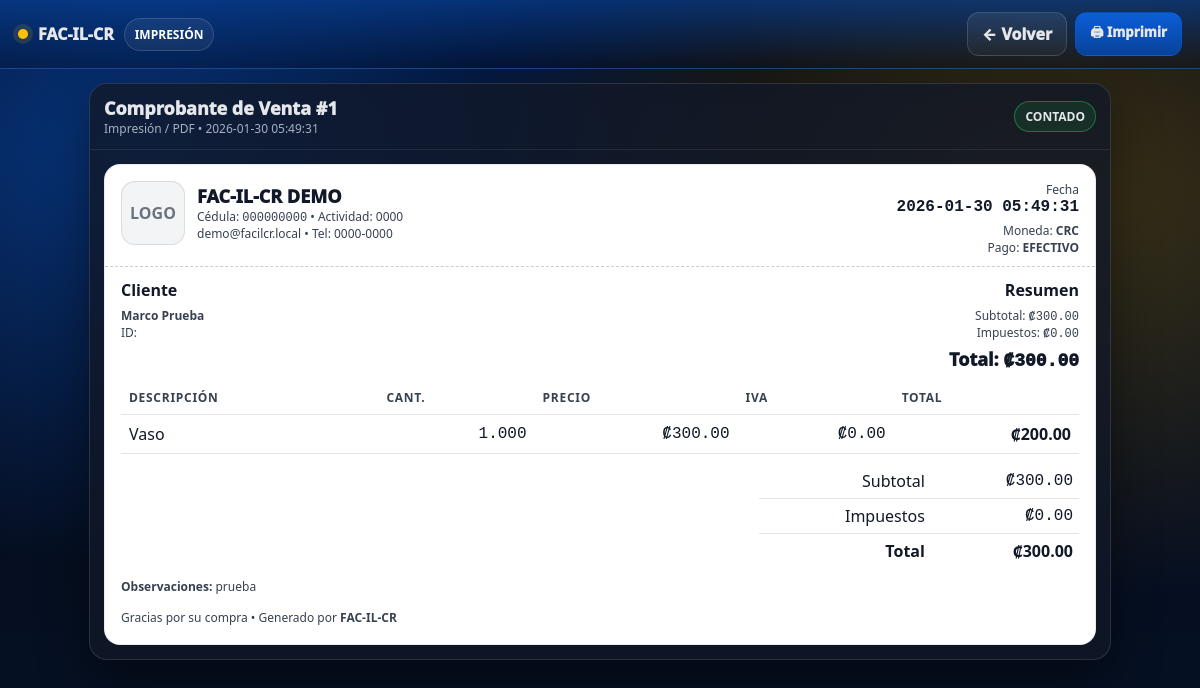
The page /ventas_imprimir.php?id=1 (signed in) on the database its author committed.
### tables this page shows
CREATE TABLE `ventas` (
  `id` bigint(20) NOT NULL,
  `empresa_id` int(11) NOT NULL DEFAULT 1,
  `sucursal_id` int(11) DEFAULT NULL,
  `cliente_id` int(11) DEFAULT NULL,
  `usuario_id` int(11) DEFAULT NULL,
  `tipo` enum('COTIZACION','PEDIDO','VENTA') NOT NULL DEFAULT 'VENTA',
  `moneda` varchar(3) NOT NULL DEFAULT 'CRC',
  `tipo_cambio` decimal(18,5) NOT NULL DEFAULT 1.00000,
  `condicion_venta` enum('CONTADO','CREDITO') NOT NULL DEFAULT 'CONTADO',
  `plazo_credito` int(11) DEFAULT NULL,
  `medio_pago` enum('EFECTIVO','TARJETA','TRANSFERENCIA','SINPE','OTRO') NOT NULL DEFAULT 'EFECTIVO',
  `referencia_pago` varchar(60) DEFAULT NULL,
  `fe_documento_id` bigint(20) DEFAULT NULL,
  `facturada_at` timestamp NULL DEFAULT NULL,
  `estado` enum('ABIERTA','FACTURADA','ANULADA') NOT NULL DEFAULT 'ABIERTA',
  `subtotal` decimal(18,2) NOT NULL DEFAULT 0.00,
  `descuento` decimal(18,2) NOT NULL DEFAULT 0.00,
  `impuesto_total` decimal(18,2) NOT NULL DEFAULT 0.00,
  `total` decimal(18,2) NOT NULL DEFAULT 0.00,
  `observaciones` varchar(255) DEFAULT NULL,
  `anulado` tinyint(4) NOT NULL DEFAULT 0,
  `created_at` timestamp NOT NULL DEFAULT current_timestamp(),
  `updated_at` timestamp NULL DEFAULT NULL ON UPDATE current_timestamp()
);

CREATE TABLE `empresas` (
  `id` int(11) NOT NULL,
  `nombre` varchar(150) NOT NULL,
  `cedula_juridica` varchar(20) NOT NULL,
  `nombre_comercial` varchar(150) DEFAULT NULL,
  `actividad_economica` varchar(10) DEFAULT NULL,
  `email` varchar(120) DEFAULT NULL,
  `telefono` varchar(30) DEFAULT NULL,
  `direccion` text DEFAULT NULL,
  `logo_blob` longblob DEFAULT NULL,
  `logo_mime` varchar(60) DEFAULT NULL,
  `moneda_base` char(3) NOT NULL DEFAULT 'CRC',
  `estado` tinyint(4) NOT NULL DEFAULT 1,
  `created_at` timestamp NOT NULL DEFAULT current_timestamp(),
  `updated_at` timestamp NULL DEFAULT NULL ON UPDATE current_timestamp(),
  `tipo_identificacion` enum('FISICA','JURIDICA','DIMEX','NITE') NOT NULL DEFAULT 'JURIDICA',
  `identificacion` varchar(20) NOT NULL,
  `email_fe` varchar(120) NOT NULL,
  `provincia` varchar(2) NOT NULL,
  `canton` varchar(2) NOT NULL,
  `distrito` varchar(2) NOT NULL,
  `barrio` varchar(2) NOT NULL,
  `otras_senas` varchar(255) NOT NULL,
  `atv_usuario` varchar(100) DEFAULT NULL,
  `atv_password` varbinary(255) DEFAULT NULL,
  `fe_ambiente` enum('SANDBOX','PRODUCCION') NOT NULL DEFAULT 'SANDBOX',
  `cert_ruta` varchar(255) DEFAULT NULL,
  `cert_password` varbinary(255) DEFAULT NULL
);

CREATE TABLE `clientes` (
  `id` int(11) NOT NULL,
  `empresa_id` int(11) NOT NULL,
  `nombre` varchar(160) NOT NULL,
  `identificacion` varchar(25) DEFAULT NULL,
  `email` varchar(120) DEFAULT NULL,
  `telefono` varchar(30) DEFAULT NULL,
  `direccion` text DEFAULT NULL,
  `tipo` enum('CONTADO','CREDITO') NOT NULL DEFAULT 'CONTADO',
  `limite_credito` decimal(18,2) NOT NULL DEFAULT 0.00,
  `plazo_dias` int(11) NOT NULL DEFAULT 0,
  `estado` enum('ACTIVO','MOROSO','BLOQUEADO','INACTIVO') NOT NULL DEFAULT 'ACTIVO',
  `created_at` timestamp NOT NULL DEFAULT current_timestamp(),
  `updated_at` timestamp NULL DEFAULT NULL ON UPDATE current_timestamp()
);

CREATE TABLE `ventas_detalle` (
  `id` bigint(20) NOT NULL,
  `venta_id` bigint(20) NOT NULL,
  `producto_id` int(11) NOT NULL,
  `descripcion` varchar(220) NOT NULL,
  `cabys` varchar(20) DEFAULT NULL,
  `cantidad` decimal(18,3) NOT NULL,
  `precio_unitario` decimal(18,2) NOT NULL,
  `descuento` decimal(18,2) NOT NULL DEFAULT 0.00,
  `impuesto_monto` decimal(18,2) NOT NULL DEFAULT 0.00,
  `impuesto_pct` decimal(6,2) NOT NULL DEFAULT 0.00,
  `total_linea` decimal(18,2) NOT NULL,
  `empresa_id` int(11) DEFAULT NULL,
  `sucursal_id` int(11) NOT NULL
);

### ventas_imprimir.php (the view, shortened to what this page needs)
<?php
require_once "config/db.php";
$empresa_id = (int)($_SESSION['empresa_id'] ?? 1);
$id = (int)($_GET['id'] ?? 0);
function h($s){ return htmlspecialchars((string)$s, ENT_QUOTES, 'UTF-8'); }
function nf($n, $d=2){ return number_format((float)$n,$d,'.',','); }
function crc($n){ return "₡".nf($n,2); }
function col_exists(PDO $pdo, string $table, string $col): bool{
  $st=$pdo->prepare("SELECT COUNT(*) FROM INFORMATION_SCHEMA.COLUMNS WHERE TABLE_SCHEMA=DATABASE() AND TABLE_NAME=? AND COLUMN_NAME=?");
  $st->execute([$table,$col]);
  return ((int)$st->fetchColumn())>0;
}
$has_logo = col_exists($pdo,'empresas','logo_blob') && col_exists($pdo,'empresas','logo_mime');
if($has_logo){
  $emp=$pdo->prepare("SELECT *, (logo_blob IS NOT NULL AND OCTET_LENGTH(logo_blob)>0) AS tiene_logo FROM empresas WHERE id=? LIMIT 1");
} else {
  $emp=$pdo->prepare("SELECT * FROM empresas WHERE id=? LIMIT 1");
}
$emp->execute([$empresa_id]);
$emp=$emp->fetch(PDO::FETCH_ASSOC);
$st=$pdo->prepare("
  SELECT v.*,
         c.nombre cliente, c.identificacion, c.email cliente_email, c.telefono cliente_tel, c.direccion cliente_dir
  FROM ventas v
  LEFT JOIN clientes c ON c.id=v.cliente_id
  WHERE v.id=? AND v.empresa_id=?
  LIMIT 1
");
$st->execute([$id,$empresa_id]);
$v=$st->fetch(PDO::FETCH_ASSOC);
$det=$pdo->prepare("SELECT * FROM ventas_detalle WHERE venta_id=? ORDER BY id");
$det->execute([$id]);
$det=$det->fetchAll(PDO::FETCH_ASSOC);
?>
<!doctype html>
<html lang="es">
<head>
</head>
<body>
<div class="header">
  <div class="brand"><span class="dot"></span> FAC-IL-CR <span class="pill">IMPRESIÓN</span></div>
  <div class="screen-only" style="display:flex;gap:8px;flex-wrap:wrap">
    <a class="btn" href="ventas_ver.php?id=<?= (int)$v['id'] ?>">← Volver</a>
    <button class="btn primary" onclick="window.print()">🖨 Imprimir</button>
  </div>
</div>
<div class="wrap">
  <div class="card">
    <div class="hd">
      <div>
        <div style="font-weight:1000;font-size:18px">Comprobante de Venta #<?= (int)$v['id'] ?></div>
        <div class="small">Impresión / PDF • <?= h($v['created_at'] ?? '') ?></div>
      </div>
      <?php if(!empty($v['condicion_venta'])): ?>
        <span class="tag <?= ($v['condicion_venta']==='CREDITO'?'warn':'ok') ?>"><?= h($v['condicion_venta']) ?></span>
      <?php endif; ?>
    </div>
    <div class="bd">
      <div class="paper">
        <div class="p-hd">
          <div style="display:flex;justify-content:space-between;gap:12px;align-items:flex-start">
            <div style="display:flex;gap:12px;align-items:center">
              <?php if($has_logo && !empty($emp['tiene_logo'])): ?>
                <img class="logo" src="empresa_logo.php?id=<?= (int)$empresa_id ?>" alt="Logo">
              <?php else: ?>
                <div class="logo" style="display:flex;align-items:center;justify-content:center;font-weight:900;color:#6b7280">LOGO</div>
              <?php endif; ?>
              <div>
                <div style="font-weight:1000;font-size:18px"><?= h($emp['nombre_comercial'] ?? $emp['nombre'] ?? 'Empresa') ?></div>
                <div class="p-muted">
                  Cédula: <span class="mono"><?= h($emp['cedula_juridica'] ?? '') ?></span>
                  <?php if(!empty($emp['actividad_economica'])): ?> • Actividad: <?= h($emp['actividad_economica']) ?><?php endif; ?>
                </div>
                <div class="p-muted">
                  <?= h($emp['email'] ?? '') ?><?php if(!empty($emp['telefono'])): ?> • Tel: <?= h($emp['telefono']) ?><?php endif; ?>
                </div>
              </div>
            </div>
            <div style="text-align:right">
              <div class="p-muted">Fecha</div>
              <div class="mono" style="font-weight:900"><?= h(substr((string)($v['created_at'] ?? ''),0,19)) ?></div>
              <?php if(!empty($v['moneda'])): ?>
                <div class="p-muted" style="margin-top:6px">Moneda: <b><?= h($v['moneda']) ?></b></div>
              <?php endif; ?>
              <?php if(!empty($v['medio_pago'])): ?>
                <div class="p-muted">Pago: <b><?= h($v['medio_pago']) ?></b></div>
              <?php endif; ?>
            </div>
          </div>
        </div>
        <div class="p-bd">
          <div class="p-grid">
            <div>
              <div style="font-weight:900;margin-bottom:6px">Cliente</div>
              <div class="p-muted"><b><?= h($v['cliente'] ?? 'N/D') ?></b></div>
              <div class="p-muted">ID: <span class="mono"><?= h($v['identificacion'] ?? '') ?></span></div>
            </div>
            <div style="text-align:right">
              <div style="font-weight:900;margin-bottom:6px">Resumen</div>
              <div class="p-muted">Subtotal: <span class="mono"><?= crc($v['subtotal'] ?? 0) ?></span></div>
              <div class="p-muted">Impuestos: <span class="mono"><?= crc($v['impuesto_total'] ?? 0) ?></span></div>
              <div style="font-size:18px;font-weight:1000;margin-top:6px">Total: <span class="mono"><?= crc($v['total'] ?? 0) ?></span></div>
            </div>
          </div>
          <table class="p-table">
            <thead>
              <tr>
                <th>Descripción</th>
                <th class="p-right">Cant.</th>
                <th class="p-right">Precio</th>
                <th class="p-right">IVA</th>
                <th class="p-right">Total</th>
              </tr>
            </thead>
            <tbody>
              <?php foreach($det as $d): ?>
                <tr>
                  <td><?= h($d['descripcion'] ?? '') ?></td>
                  <td class="p-right mono"><?= nf($d['cantidad'] ?? 0,3) ?></td>
                  <td class="p-right mono"><?= crc($d['precio_unitario'] ?? 0) ?></td>
                  <td class="p-right mono"><?= crc($d['impuesto_monto'] ?? 0) ?></td>
                  <td class="p-right mono"><b><?= crc($d['total_linea'] ?? 0) ?></b></td>
                </tr>
              <?php endforeach; ?>
            </tbody>
          </table>
          <div class="totalbox">
            <table>
              <tr><td class="p-right">Subtotal</td><td class="p-right mono"><?= crc($v['subtotal'] ?? 0) ?></td></tr>
              <tr><td class="p-right">Impuestos</td><td class="p-right mono"><?= crc($v['impuesto_total'] ?? 0) ?></td></tr>
              <tr><td class="p-right"><b>Total</b></td><td class="p-right mono"><b><?= crc($v['total'] ?? 0) ?></b></td></tr>
            </table>
          </div>
          <?php if(!empty($v['observaciones'])): ?>
            <div style="margin-top:10px" class="p-muted"><b>Observaciones:</b> <?= h($v['observaciones']) ?></div>
          <?php endif; ?>
          <div style="margin-top:14px" class="p-muted">
            Gracias por su compra • Generado por <b>FAC-IL-CR</b>
          </div>
        </div>
      </div>
    </div>
  </div>
</div>
</body>
</html>

### ventas_imprimir.php (style rules this page uses)
:root { --azul:#0b5ed7; --azul-metal:#084298; --amarillo:#ffc107; --amarillo-metal:#ffca2c; --fondo:#071225; --card:rgba(17,24,39,.78); --borde:rgba(255,255,255,.12); --txt:#e5e7eb; --muted:#a7b0c2; --ok:#22c55e; --bad:#ef4444; --paper:#ffffff; --paperTxt:#111827; --paperMuted:#374151; }
* { box-sizing:border-box;font-family:system-ui,-apple-system,Segoe UI,Roboto,Arial }
body { margin:0; color:var(--txt); background: radial-gradient(1000px 680px at 12% 18%, rgba(11,94,215,.52), transparent 62%), radial-gradient(1000px 680px at 88% 24%, rgba(255,193,7,.22), transparent 60%), linear-gradient(180deg,#020617,var(--fondo)); min-height:100vh; }
.header { display:flex; align-items:center; justify-content:space-between; gap:14px; padding:12px 18px; border-bottom:1px solid rgba(255,255,255,.08); background:linear-gradient(180deg, rgba(8,66,152,.65), rgba(2,6,23,.25)); position:sticky; top:0; backdrop-filter: blur(12px); z-index:60; }
.brand { display:flex;align-items:center;gap:10px;font-weight:1000 }
.dot { width:10px;height:10px;border-radius:50%;background:var(--amarillo);box-shadow:0 0 0 5px rgba(255,193,7,.12) }
.pill { padding:7px 10px;border-radius:999px;border:1px solid rgba(255,255,255,.14);background:rgba(255,255,255,.06);font-size:12px;font-weight:900;color:#fff }
.btn { display:inline-flex;align-items:center;justify-content:center;gap:8px; padding:10px 14px;border-radius:12px;border:1px solid rgba(255,255,255,.14); background:linear-gradient(180deg,rgba(255,255,255,.08),rgba(255,255,255,.04)); color:var(--txt);font-weight:1000;cursor:pointer;text-decoration:none }
.btn.primary { background:linear-gradient(180deg,var(--azul),var(--azul-metal));border-color:rgba(11,94,215,.45) }
.wrap { max-width:1050px;margin:auto;padding:14px }
.card { background:var(--card); border:1px solid var(--borde); border-radius:18px; box-shadow:0 18px 50px rgba(0,0,0,.45); overflow:hidden; }
.card .hd { padding:12px 14px;border-bottom:1px solid rgba(255,255,255,.08);display:flex;justify-content:space-between;gap:10px;align-items:center }
.card .bd { padding:14px }
.small { font-size:12px;color:var(--muted) }
.mono { font-family:ui-monospace,SFMono-Regular,Menlo,Monaco,Consolas,"Liberation Mono","Courier New",monospace }
.tag { display:inline-flex;align-items:center;gap:8px;padding:6px 10px;border-radius:999px;border:1px solid rgba(255,255,255,.14);background:rgba(255,255,255,.06);font-weight:900;font-size:12px;white-space:nowrap }
.tag.ok { border-color:rgba(34,197,94,.45);background:rgba(34,197,94,.12) }
.paper { background:var(--paper); color:var(--paperTxt); border-radius:16px; overflow:hidden; border:1px solid rgba(0,0,0,.08); }
.paper .p-hd { padding:16px 16px 10px; border-bottom:1px dashed rgba(0,0,0,.20); }
.paper .p-bd { padding:12px 16px 18px; }
.logo { width:64px;height:64px;border-radius:14px;object-fit:cover; border:1px solid rgba(0,0,0,.10); background:#f3f4f6; }
.p-muted { color:var(--paperMuted);font-size:12px }
.p-grid { display:grid;grid-template-columns:1fr 1fr;gap:10px }
.p-table { width:100%;border-collapse:collapse;margin-top:10px }
.p-table th,.p-table td { padding:8px;border-bottom:1px solid rgba(0,0,0,.10) }
.p-table th { font-size:12px;text-transform:uppercase;letter-spacing:.06em;color:var(--paperMuted);text-align:left }
.p-right { text-align:right }
.totalbox { display:flex;justify-content:flex-end;margin-top:10px }
.totalbox table { width:320px;border-collapse:collapse }
.totalbox td { padding:6px;border-bottom:1px solid rgba(0,0,0,.10) }
.totalbox tr:last-child td { border-bottom:0 }

### rows shown on the page
ventas: id "1", created_at "2026-01-30 05:49:31", condicion_venta "CONTADO", moneda "CRC", medio_pago "EFECTIVO", cliente.nombre "Marco Prueba", subtotal "₡300.00", impuesto_total "₡0.00", total "₡300.00", observaciones "prueba"
empresas: nombre_comercial "FAC-IL-CR DEMO", cedula_juridica "000000000", actividad_economica "0000", email "demo@facilcr.local", telefono "0000-0000"
ventas_detalle: descripcion "Vaso", cantidad "1.000", precio_unitario "₡300.00", impuesto_monto "₡0.00", total_linea "₡200.00"
